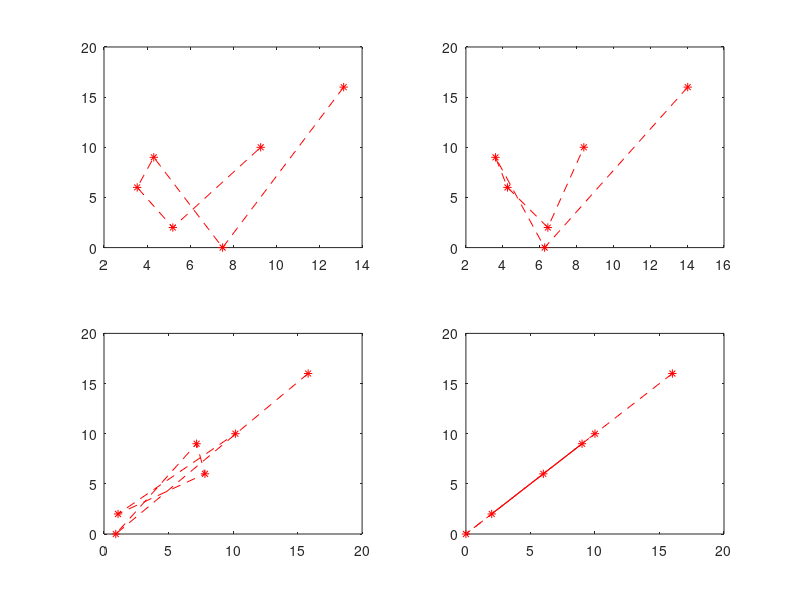

MATLAB code to generate this figure:
clear all;
clc;
x=[0,1,2,3,4,5];
y=[16,0,9,6,2,10];
for n=2:5
    p=polyfit(x,y,n)
    u=polyval(p,x)
    subplot(2,2,n-1)
    plot(u,y,'r--*')
end